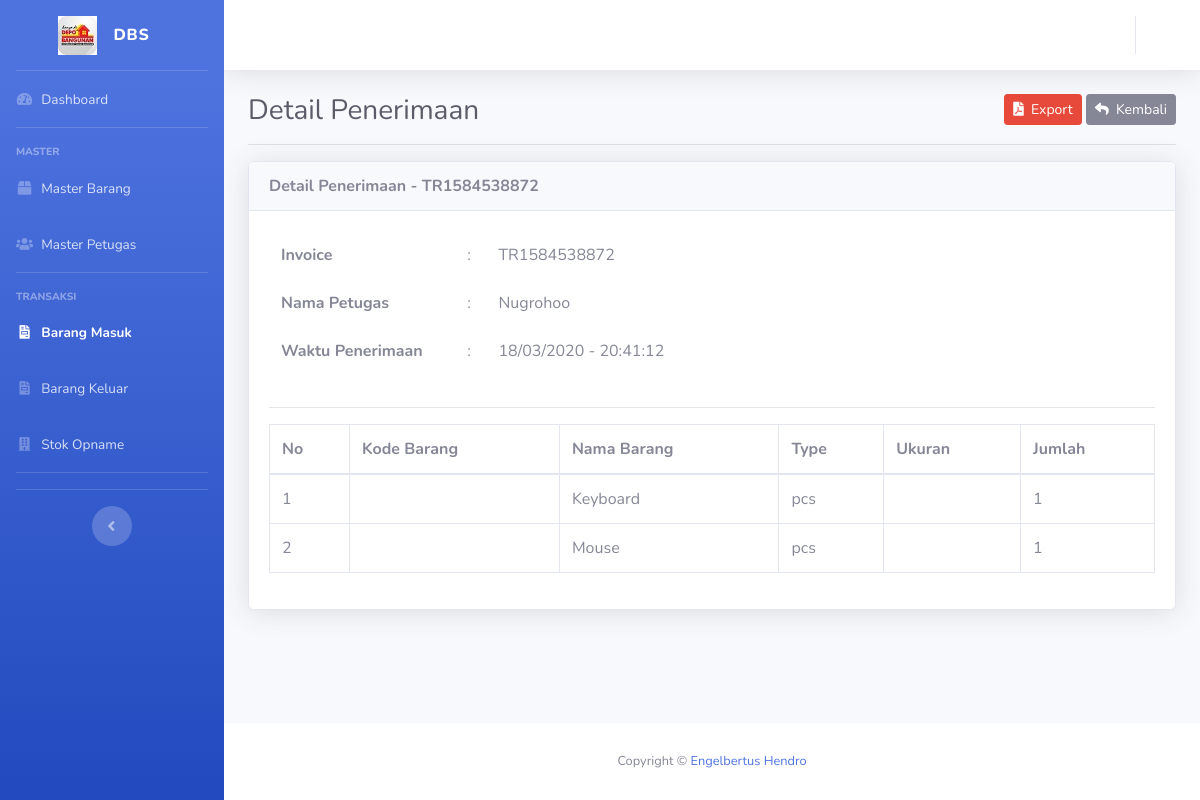
The app's page /penerimaan/detail/TR1584538872 with its own data.
### tables this page shows
CREATE TABLE `penerimaan` (
  `id` int(11) NOT NULL,
  `no_terima` varchar(25) DEFAULT NULL,
  `tgl_terima` varchar(25) DEFAULT NULL,
  `jam_terima` varchar(10) DEFAULT NULL,
  `nama_supplier` varchar(80) DEFAULT NULL,
  `nama_petugas` varchar(80) DEFAULT NULL
);

CREATE TABLE `detail_terima` (
  `no_terima` varchar(25) DEFAULT NULL,
  `nama_barang` varchar(80) DEFAULT NULL,
  `jumlah` int(11) DEFAULT NULL,
  `satuan` varchar(20) DEFAULT NULL
);

### application/controllers/Penerimaan.php (called while the page is built, shortened)
<?php
class Penerimaan extends CI_Controller{
	public function __construct(){
		$this->data['aktif'] = 'penerimaan';
		$this->load->model('M_barang', 'm_barang');
		$this->load->model('M_supplier', 'm_supplier');
		$this->load->model('M_penerimaan', 'm_penerimaan');
		$this->load->model('M_detail_terima', 'm_detail_terima');
	}
	public function detail($no_terima){
		$this->data['title'] = 'Detail Penerimaan';
		$this->data['penerimaan'] = $this->m_penerimaan->lihat_no_terima($no_terima);
		$this->data['all_detail_terima'] = $this->m_detail_terima->lihat_no_terima($no_terima);
		$this->data['no'] = 1;
		$this->load->view('penerimaan/detail', $this->data);
	}
}

### index.php (called while the page is built, shortened)
<?php
require_once BASEPATH.'core/CodeIgniter.php';

### application/models/M_penerimaan.php (called while the page is built, shortened)
<?php
class M_penerimaan extends CI_Model {
	protected $_table = 'penerimaan';
	public function lihat_no_terima($no_terima){
		return $this->db->get_where($this->_table, ['no_terima' => $no_terima])->row();
	}
}

### application/models/M_detail_terima.php (called while the page is built, shortened)
<?php
class M_detail_terima extends CI_Model {
	protected $_table = 'detail_terima';
	public function lihat_no_terima($no_terima){
		return $this->db->get_where($this->_table, ['no_terima' => $no_terima])->result();
	}
}

### application/views/penerimaan/detail.php (the view, shortened to what this page needs)
<!DOCTYPE html>
<html lang="en">
<head>
	<?php $this->load->view('partials/head.php') ?>
</head>
<body id="page-top">
	<div id="wrapper">
		<?php $this->load->view('partials/sidebar.php') ?>
		<div id="content-wrapper" class="d-flex flex-column">
			<div id="content" data-url="<?= base_url('penerimaan') ?>">
				<?php $this->load->view('partials/topbar.php') ?>
				<div class="container-fluid">
				<div class="clearfix">
					<div class="float-left">
						<h1 class="h3 m-0 text-gray-800"><?= $title ?></h1>
					</div>
					<div class="float-right">
						<a href="<?= base_url('penerimaan/export_detail/' . $penerimaan->no_terima) ?>" class="btn btn-danger btn-sm"><i class="fa fa-file-pdf"></i>&nbsp;&nbsp;Export</a>
						<a href="<?= base_url('penerimaan') ?>" class="btn btn-secondary btn-sm"><i class="fa fa-reply"></i>&nbsp;&nbsp;Kembali</a>
					</div>
				</div>
				<hr>
				<div class="card shadow">
					<div class="card-header"><strong><?= $title ?> - <?= $penerimaan->no_terima ?></strong></div>
					<div class="card-body">
						<div class="row">
							<div class="col-md-6">
								<table class="table table-borderless">
									<tr>
										<td><strong>Invoice</strong></td>
										<td>:</td>
										<td><?= $penerimaan->no_terima ?></td>
									</tr>
									<tr>
										<td><strong>Nama Petugas</strong></td>
										<td>:</td>
										<td><?= $penerimaan->nama_petugas ?></td>
									</tr>
									<tr>
										<td><strong>Waktu Penerimaan</strong></td>
										<td>:</td>
										<td><?= $penerimaan->tgl_terima ?> - <?= $penerimaan->jam_terima ?></td>
									</tr>
								</table>
							</div>
						</div>
						<hr>
						<div class="row">
							<div class="col-md-12">
								<table class="table table-bordered">
									<thead>
										<tr>
											<td><strong>No</strong></td>
											<td><strong>Kode Barang</strong></td>
											<td><strong>Nama Barang</strong></td>
											<td><strong>Type</strong></td>
											<td><strong>Ukuran</strong></td>
											<td><strong>Jumlah</strong></td>
										</tr>
									</thead>
									<tbody>
										<?php foreach ($all_detail_terima as $detail_terima): ?>
											<tr>
												<td><?= $no++ ?></td>
												<td><?= $detail_terima->kode_barang ?></td>
												<td><?= $detail_terima->nama_barang ?></td>
												<td><?= $detail_terima->satuan ?></td>
												<td><?= $detail_terima->ukuran_barang ?></td>
												<td><?= $detail_terima->jumlah ?></td>
											</tr>
										<?php endforeach ?>
									</tbody>
								</table>
							</div>
						</div>
					</div>
				</div>
				</div>
			</div>
			<?php $this->load->view('partials/footer.php') ?>
		</div>
	</div>
</body>
</html>

### application/views/partials/sidebar.php (shortened to what this page needs)
<ul class="navbar-nav bg-gradient-primary sidebar sidebar-dark accordion" id="accordionSidebar">
			<a class="sidebar-brand d-flex align-items-center justify-content-center" href="index.html">
				<div class="sidebar-brand-icon rotate-n-0">
					<img src="<?=base_url ('sb-admin/img/logo.jpg')?>" alt="" srcset="">
				</div>
				<div class="sidebar-brand-text mx-3">DBS<sup></sup></div>
			</a>
			<hr class="sidebar-divider my-0">
			<li class="nav-item <?= $aktif == 'dashboard' ? 'active' : '' ?>">
				<a class="nav-link" href="<?= base_url('dashboard') ?>">
					<i class="fas fa-fw fa-tachometer-alt"></i>
					<span>Dashboard</span></a>
			</li>
			<hr class="sidebar-divider">
			<div class="sidebar-heading">
				Master
			</div>
			<li class="nav-item <?= $aktif == 'barang' ? 'active' : '' ?>">
				<a class="nav-link" href="<?= base_url('barang') ?>">
					<i class="fas fa-fw fa-box"></i>
					<span>Master Barang</span></a>
			</li>
			<li class="nav-item <?= $aktif == 'petugas' ? 'active' : '' ?>">
				<a class="nav-link" href="<?= base_url('petugas') ?>">
					<i class="fas fa-fw fa-users"></i>
					<span>Master Petugas</span></a>
			</li>
			<hr class="sidebar-divider">
			<div class="sidebar-heading">
				Transaksi
			</div>
			<li class="nav-item <?= $aktif == 'penerimaan' ? 'active' : '' ?>">
				<a class="nav-link" href="<?= base_url('penerimaan') ?>">
					<i class="fas fa-fw fa-file-invoice"></i>
					<span>Barang Masuk</span></a>
			</li>
			<li class="nav-item <?= $aktif == 'pengeluaran' ? 'active' : '' ?>">
				<a class="nav-link" href="<?= base_url('pengeluaran') ?>">
					<i class="fas fa-fw fa-file-invoice"></i>
					<span>Barang Keluar</span></a>
			</li>
			<li class="nav-item <?= $aktif == 'stok' ? 'active' : '' ?>">
				<a class="nav-link" href="<?= base_url('stok') ?>">
					<i class="fas fa-fw fa-building"></i>
					<span>Stok Opname</span></a>
				</li>
			<hr class="sidebar-divider">
			<hr class="sidebar-divider d-none d-md-block">
			<div class="text-center d-none d-md-inline">
				<button class="rounded-circle border-0" id="sidebarToggle"></button>
			</div>
		</ul>

### application/views/partials/footer.php
<footer class="sticky-footer bg-white">
	<div class="container my-auto">
		<div class="copyright text-center my-auto">
			<span>Copyright © <a href="" target="_blank">Engelbertus Hendro</a></span>
		</div>
	</div>
</footer>

### records on screen
penerimaan: no_terima "TR1584538872", nama_petugas "Nugrohoo", tgl_terima "18/03/2020", jam_terima "20:41:12"
detail_terima: nama_barang "Keyboard", satuan "pcs", jumlah "1"
detail_terima: nama_barang "Mouse", satuan "pcs", jumlah "1"

### other values on screen
$title "Detail Penerimaan"
